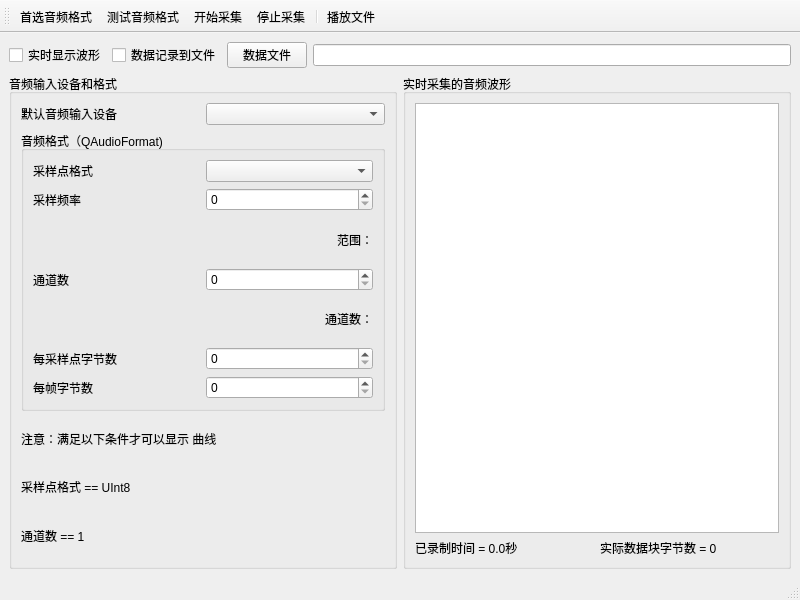
<?xml version="1.0" encoding="UTF-8"?>
<ui version="4.0">
 <class>MainWindow</class>
 <widget class="QMainWindow" name="MainWindow">
  <property name="geometry">
   <rect>
    <x>0</x>
    <y>0</y>
    <width>800</width>
    <height>600</height>
   </rect>
  </property>
  <property name="windowTitle">
   <string>MainWindow</string>
  </property>
  <widget class="QWidget" name="centralwidget">
   <layout class="QVBoxLayout" name="verticalLayout_3">
    <item>
     <layout class="QHBoxLayout" name="horizontalLayout">
      <item>
       <widget class="QCheckBox" name="checkBox_showWave">
        <property name="text">
         <string>实时显示波形</string>
        </property>
       </widget>
      </item>
      <item>
       <widget class="QCheckBox" name="checkBox_dataRecordToFile">
        <property name="text">
         <string>数据记录到文件</string>
        </property>
       </widget>
      </item>
      <item>
       <widget class="QPushButton" name="pushButton_dataFile">
        <property name="text">
         <string>数据文件</string>
        </property>
       </widget>
      </item>
      <item>
       <widget class="QLineEdit" name="lineEdit_dataFile"/>
      </item>
     </layout>
    </item>
    <item>
     <layout class="QHBoxLayout" name="horizontalLayout_9" stretch="1,1">
      <item>
       <widget class="QGroupBox" name="groupBox_audioDeviceAndFormat">
        <property name="title">
         <string>音频输入设备和格式</string>
        </property>
        <layout class="QVBoxLayout" name="verticalLayout_4" stretch="0,2,1">
         <item>
          <layout class="QHBoxLayout" name="horizontalLayout_2">
           <item>
            <widget class="QLabel" name="label">
             <property name="text">
              <string>默认音频输入设备</string>
             </property>
            </widget>
           </item>
           <item>
            <widget class="QComboBox" name="comboBox_audioInputDevice"/>
           </item>
          </layout>
         </item>
         <item>
          <widget class="QGroupBox" name="groupBox_2">
           <property name="title">
            <string>音频格式（QAudioFormat)</string>
           </property>
           <layout class="QVBoxLayout" name="verticalLayout_5">
            <item>
             <layout class="QHBoxLayout" name="horizontalLayout_3">
              <item>
               <widget class="QLabel" name="label_2">
                <property name="text">
                 <string>采样点格式</string>
                </property>
               </widget>
              </item>
              <item>
               <widget class="QComboBox" name="comboBox_sampleFormat"/>
              </item>
             </layout>
            </item>
            <item>
             <layout class="QHBoxLayout" name="horizontalLayout_4">
              <item>
               <widget class="QLabel" name="label_3">
                <property name="text">
                 <string>采样频率</string>
                </property>
               </widget>
              </item>
              <item>
               <widget class="QSpinBox" name="spinBox_sampleFreq"/>
              </item>
             </layout>
            </item>
            <item>
             <layout class="QHBoxLayout" name="horizontalLayout_10">
              <item>
               <spacer name="horizontalSpacer">
                <property name="orientation">
                 <enum>Qt::Horizontal</enum>
                </property>
                <property name="sizeHint" stdset="0">
                 <size>
                  <width>40</width>
                  <height>20</height>
                 </size>
                </property>
               </spacer>
              </item>
              <item>
               <widget class="QLabel" name="label_sampleRateRange">
                <property name="text">
                 <string>范围：</string>
                </property>
               </widget>
              </item>
             </layout>
            </item>
            <item>
             <layout class="QHBoxLayout" name="horizontalLayout_5">
              <item>
               <widget class="QLabel" name="label_4">
                <property name="text">
                 <string>通道数</string>
                </property>
               </widget>
              </item>
              <item>
               <widget class="QSpinBox" name="spinBox_channelCnt"/>
              </item>
             </layout>
            </item>
            <item>
             <layout class="QHBoxLayout" name="horizontalLayout_11">
              <item>
               <spacer name="horizontalSpacer_2">
                <property name="orientation">
                 <enum>Qt::Horizontal</enum>
                </property>
                <property name="sizeHint" stdset="0">
                 <size>
                  <width>40</width>
                  <height>20</height>
                 </size>
                </property>
               </spacer>
              </item>
              <item>
               <widget class="QLabel" name="label_channelCnt">
                <property name="text">
                 <string>通道数：</string>
                </property>
               </widget>
              </item>
             </layout>
            </item>
            <item>
             <layout class="QHBoxLayout" name="horizontalLayout_6">
              <item>
               <widget class="QLabel" name="label_5">
                <property name="text">
                 <string>每采样点字节数</string>
                </property>
               </widget>
              </item>
              <item>
               <widget class="QSpinBox" name="spinBox_sampleByteCnt"/>
              </item>
             </layout>
            </item>
            <item>
             <layout class="QHBoxLayout" name="horizontalLayout_7">
              <item>
               <widget class="QLabel" name="label_6">
                <property name="text">
                 <string>每帧字节数</string>
                </property>
               </widget>
              </item>
              <item>
               <widget class="QSpinBox" name="spinBox_frameByteCnt"/>
              </item>
             </layout>
            </item>
           </layout>
          </widget>
         </item>
         <item>
          <layout class="QVBoxLayout" name="verticalLayout_2">
           <item>
            <widget class="QLabel" name="label_notation">
             <property name="text">
              <string>注意：满足以下条件才可以显示 曲线</string>
             </property>
            </widget>
           </item>
           <item>
            <widget class="QLabel" name="label_8">
             <property name="text">
              <string>采样点格式 == UInt8</string>
             </property>
            </widget>
           </item>
           <item>
            <widget class="QLabel" name="label_9">
             <property name="text">
              <string>通道数 == 1</string>
             </property>
            </widget>
           </item>
          </layout>
         </item>
        </layout>
       </widget>
      </item>
      <item>
       <widget class="QGroupBox" name="groupBox_audioWave">
        <property name="title">
         <string>实时采集的音频波形</string>
        </property>
        <layout class="QVBoxLayout" name="verticalLayout">
         <item>
          <widget class="QChartView" name="chartView"/>
         </item>
         <item>
          <layout class="QHBoxLayout" name="horizontalLayout_8">
           <item>
            <widget class="QLabel" name="label_recordTime">
             <property name="text">
              <string>已录制时间 = 0.0秒</string>
             </property>
            </widget>
           </item>
           <item>
            <widget class="QLabel" name="label_dataByteCnt">
             <property name="text">
              <string>实际数据块字节数 = 0</string>
             </property>
            </widget>
           </item>
          </layout>
         </item>
        </layout>
       </widget>
      </item>
     </layout>
    </item>
   </layout>
  </widget>
  <widget class="QMenuBar" name="menubar">
   <property name="geometry">
    <rect>
     <x>0</x>
     <y>0</y>
     <width>800</width>
     <height>25</height>
    </rect>
   </property>
  </widget>
  <widget class="QStatusBar" name="statusbar"/>
  <widget class="QToolBar" name="toolBar">
   <property name="windowTitle">
    <string>toolBar</string>
   </property>
   <attribute name="toolBarArea">
    <enum>TopToolBarArea</enum>
   </attribute>
   <attribute name="toolBarBreak">
    <bool>false</bool>
   </attribute>
   <addaction name="action_preferAudioFormat"/>
   <addaction name="action_testAudioFormat"/>
   <addaction name="action_beginRecord"/>
   <addaction name="action_stopRecord"/>
   <addaction name="separator"/>
   <addaction name="action_playRecFile"/>
   <addaction name="action_quit "/>
  </widget>
  <action name="action_preferAudioFormat">
   <property name="text">
    <string>首选音频格式</string>
   </property>
   <property name="toolTip">
    <string>首选音频格式</string>
   </property>
   <property name="menuRole">
    <enum>QAction::NoRole</enum>
   </property>
  </action>
  <action name="action_testAudioFormat">
   <property name="text">
    <string>测试音频格式</string>
   </property>
   <property name="toolTip">
    <string>测试音频格式</string>
   </property>
   <property name="menuRole">
    <enum>QAction::NoRole</enum>
   </property>
  </action>
  <action name="action_beginRecord">
   <property name="text">
    <string>开始采集</string>
   </property>
   <property name="toolTip">
    <string>开始采集</string>
   </property>
   <property name="menuRole">
    <enum>QAction::NoRole</enum>
   </property>
  </action>
  <action name="action_stopRecord">
   <property name="text">
    <string>停止采集</string>
   </property>
   <property name="toolTip">
    <string>停止休集</string>
   </property>
   <property name="menuRole">
    <enum>QAction::NoRole</enum>
   </property>
  </action>
  <action name="action_playRecFile">
   <property name="text">
    <string>播放文件</string>
   </property>
   <property name="toolTip">
    <string>播放文件</string>
   </property>
   <property name="menuRole">
    <enum>QAction::NoRole</enum>
   </property>
  </action>
  <action name="action_quit ">
   <property name="text">
    <string>退出</string>
   </property>
   <property name="toolTip">
    <string>退出</string>
   </property>
   <property name="menuRole">
    <enum>QAction::NoRole</enum>
   </property>
  </action>
 </widget>
 <customwidgets>
  <customwidget>
   <class>QChartView</class>
   <extends>QGraphicsView</extends>
   <header>qchartview.h</header>
  </customwidget>
 </customwidgets>
 <resources/>
 <connections>
  <connection>
   <sender>action_quit </sender>
   <signal>triggered()</signal>
   <receiver>MainWindow</receiver>
   <slot>close()</slot>
   <hints>
    <hint type="sourcelabel">
     <x>-1</x>
     <y>-1</y>
    </hint>
    <hint type="destinationlabel">
     <x>399</x>
     <y>299</y>
    </hint>
   </hints>
  </connection>
 </connections>
</ui>
